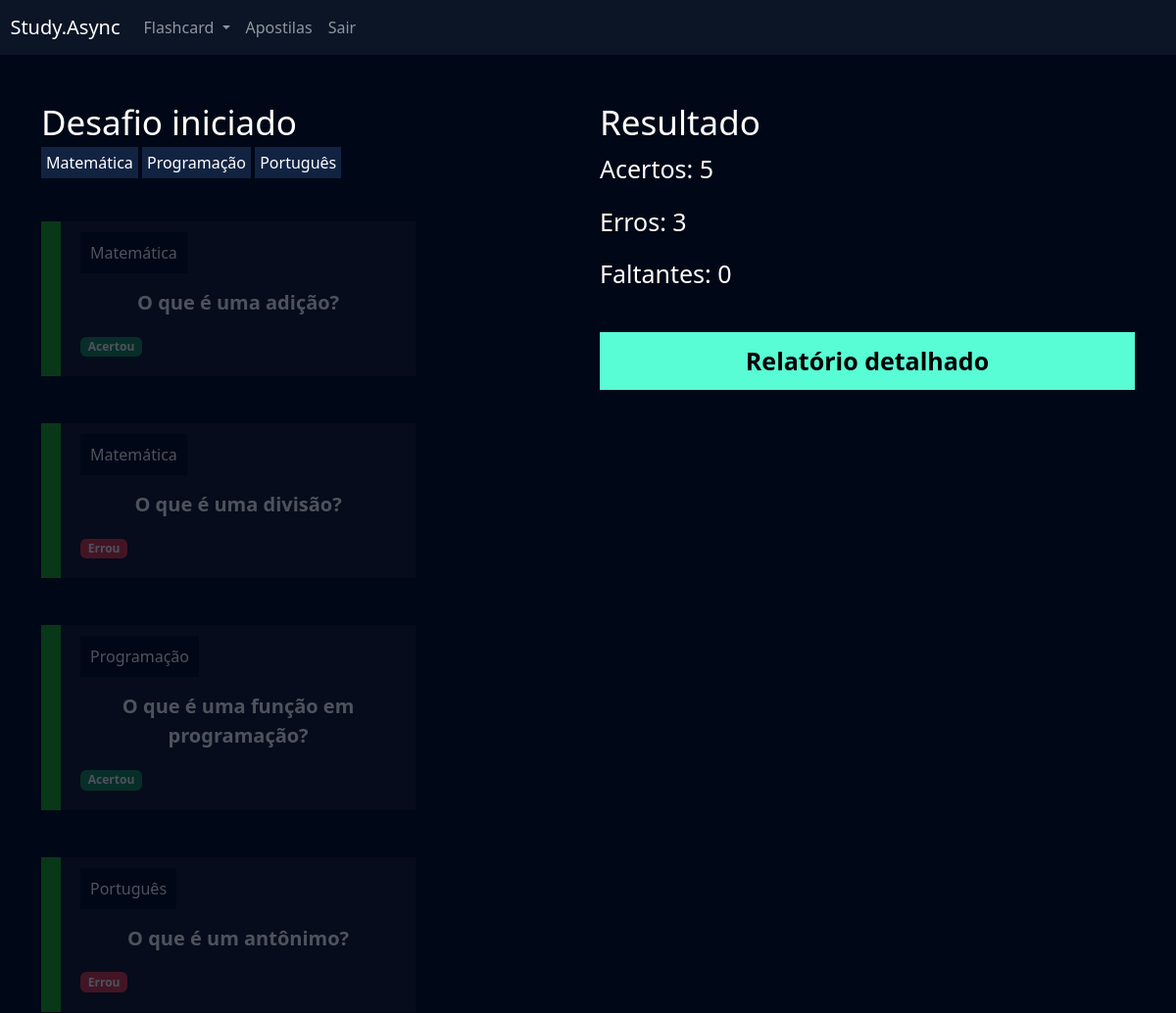
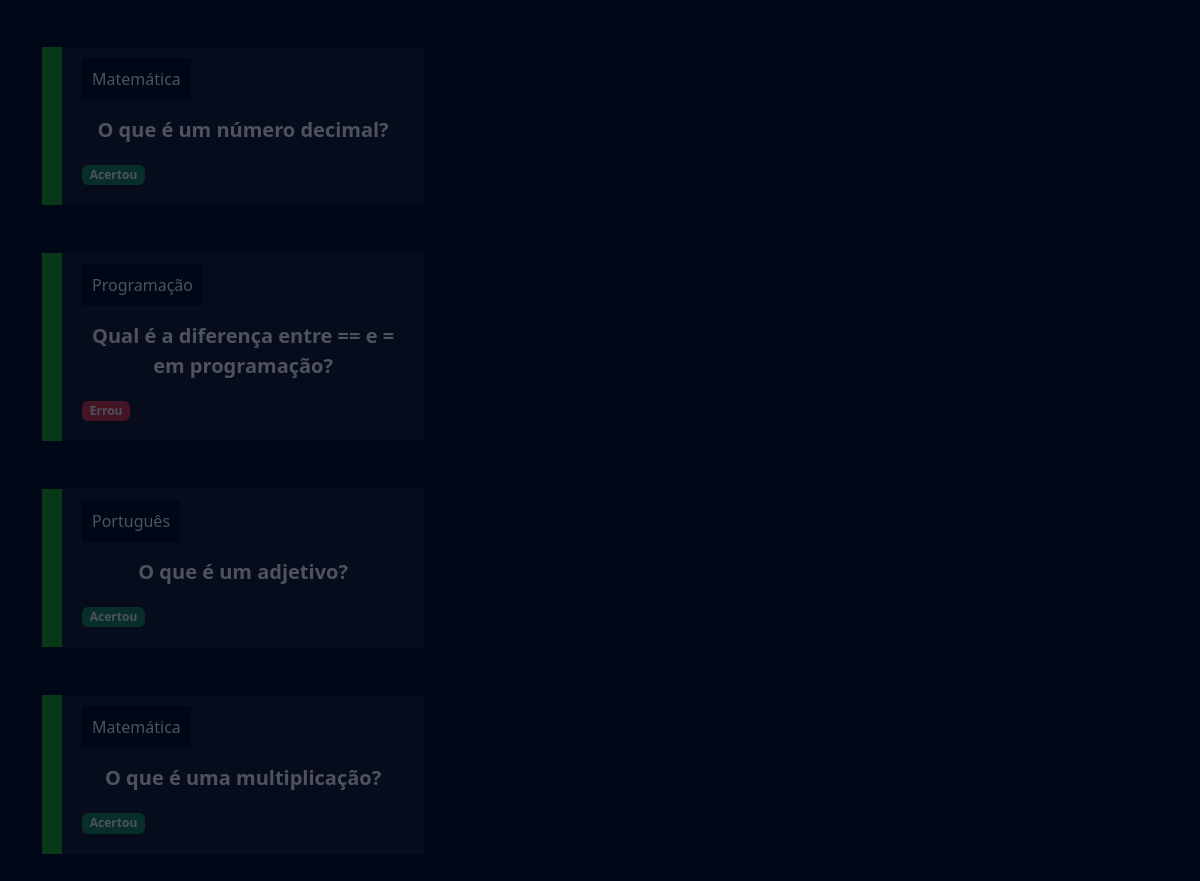
Page /flashcard/desafio/6/ (signed in) on the committed database (2 pictures, top to bottom).
### flashcard/models.py (models this page shows, shortened)
class Categoria(models.Model):
    nome = models.CharField(max_length=20)
    def __str__(self):
        return self.nome

class FlashcardDesafio(models.Model):
    flashcard = models.ForeignKey(Flashcard, on_delete=models.DO_NOTHING)
    respondido = models.BooleanField(default=False)
    acertou = models.BooleanField(default=False)

class Flashcard(models.Model):
    DIFICULDADE_CHOICES = (('D', 'Difícil'), ('M', 'Médio'), ('F', 'Fácil'))
    user = models.ForeignKey(User, on_delete=models.DO_NOTHING)
    pergunta = models.CharField(max_length=100)
    resposta = models.TextField()
    categoria = models.ForeignKey(Categoria, on_delete=models.DO_NOTHING)
    dificuldade = models.CharField(max_length=1, choices=DIFICULDADE_CHOICES)
    @property
    def css_dificuldade(self):
        if self.dificuldade == 'F':
            return 'flashcard-facil'
        elif self.dificuldade == 'M':
            return 'flashcard-medio'
        elif self.dificuldade == 'D':
            return 'flashcard-dificil'

### flashcard/views.py (the view)
# urls.py: path('desafio/<int:id>/', views.desafio, name='desafio'),
def desafio(request, id):
    desafio = Desafio.objects.get(id=id)
    if not desafio.user == request.user:
        raise Http404()
    if request.method == 'GET':
        acertos = desafio.flashcards.filter(respondido=True).filter(acertou=True).count()
        erros = desafio.flashcards.filter(respondido=True).filter(acertou=False).count()
        faltantes = desafio.flashcards.filter(respondido=False).count()
        categorias = desafio.categoria.all()
        return render(request,'desafio.html', {'desafio': desafio, 'acertos': acertos, 'erros': erros, 'faltantes': faltantes, 'categorias': categorias})

### flashcard/templates/desafio.html (shortened to what this page needs)
{% extends "base.html" %}
{% load static %}
{% block 'cabecalho' %}
    <link href="{% static 'usuarios/css/cadastro.css' %}" rel="stylesheet">
    <link href="{% static 'flashcard/css/novo_flashcard.css' %}" rel="stylesheet">
    <link href="{% static 'flashcard/css/iniciar_desafio.css' %}" rel="stylesheet">
    <link href="{% static 'flashcard/css/desafio.css' %}" rel="stylesheet">
    <link href='https://unpkg.com/boxicons@2.1.4/css/boxicons.min.css' rel='stylesheet'>
{% endblock 'cabecalho' %}
{% block 'conteudo' %}
    {% include "partials/header.html" %}
    <div class="container">
        <br>
        <br>
        <div class="row">
            <div class="col-md">
                <h3 class="fonte-secundaria" >Desafio iniciado</h3>
                {% for categoria in categorias %}
                    <span class="badge-categoria">{{ categoria.nome }}</span>
                {% endfor %}
                <br>
                <br>
                <br>
                {% for flash in desafio.flashcards.all %}
                    <div class="box-new-flashcard {% if flash.respondido %}op2{% endif %}">
                        <div class="flashcard {{flash.flashcard.css_dificuldade}}">
                            <div class="flashcard-categoria">
                                {{flash.flashcard.categoria}}
                            </div>
                            <br>
                            <br>
                            <div class="flashcard-box-item" onclick="flip_card({{flash.id}})">
                                <p class="flashcard-item">{{flash.flashcard.pergunta}}</p>
                            </div>
                            {% if not flash.respondido %}
                            <div class="responder">
                                <a href="{% url 'responder_flashcard' flash.id %}?acertou=0&desafio_id={{desafio.id}}"><i class='bx bxs-x-square icone-vermelho'></i></a>
                                <a href="{% url 'responder_flashcard' flash.id %}?acertou=1&desafio_id={{desafio.id}}"><i class='bx bxs-check-square icone-verde' ></i></a>
                            </div>
                            {% else %}
                                {% if flash.acertou %}
                                    <span class="badge bg-success">Acertou</span>
                                {% else %}
                                    <span class="badge bg-danger">Errou</span>
                                {% endif%}
                            {% endif %}
                        </div>
                    </div>
                    <br>
                    <br>
                {% endfor %}
            </div>
            <div class="col-md">
                <h3 class="fonte-secundaria">Resultado</h3>
                <p class="fonte-p">Acertos: {{acertos}}</p>
                <p class="fonte-p">Erros: {{erros}}</p>
                <p class="fonte-p">Faltantes: {{faltantes}}</p>
                <br>
                <a class="btn-cadastro btn-desafio" href="{% url 'relatorio' desafio.id %}">Relatório detalhado</a>
            </div>
        </div>
    </div>
{% endblock 'conteudo' %}

### templates/static/geral/css/base.css (style rules this page uses)
:root { --main-color: #0b1526; --dark-color: #000716; --secondary-dark-color: rgb(15, 2, 26); --light-color: #00c1f3; --contrast-color: #f4c96b; --differential-color: #58fcd5; }
body { background-color: var(--dark-color) !important; color: white !important; }

### templates/static/usuarios/css/cadastro.css (style rules this page uses)
* { margin: 0; padding: 0; }
.btn-cadastro { padding: 10px; background-color: #58fcd5; border: none; border: 1px solid #58fcd5; font-size: 18px; font-weight: bold; padding-left: 25px; padding-right: 25px; }

### templates/static/flashcard/css/novo_flashcard.css (style rules this page uses)
.box-new-flashcard { width: 70%; margin: auto; }
.flashcard { background-color: rgba(255, 255, 255, .08); padding: 20px; }
.flashcard-box-item { text-align: center; }
.flashcard p { font-size: 20px; font-weight: bold; cursor: pointer; }
.flashcard-facil { border-left: 20px solid #1DAB1A; }
.flashcard-categoria { background-color: var(--dark-color); display: inline; padding: 10px; }

### templates/static/flashcard/css/iniciar_desafio.css (style rules this page uses)
.fonte-secundaria { font-size: 35px; }

### templates/static/flashcard/css/desafio.css (style rules this page uses)
.badge-categoria { padding: 5px; background-color: #122342; }
.box-new-flashcard { margin: 0; }
.op2 { opacity: .3; }
.fonte-p { font-size: 25px; }
.btn-desafio { width: 100% !important; color: black; text-decoration: none; display: block; text-align: center; font-size: 25px; }

### rows in the picture
Categoria: nome "Matemática"
Categoria: nome "Programação"
Categoria: nome "Português"
FlashcardDesafio: flashcard.categoria "Matemática", flashcard.pergunta "O que é uma adição?", respondido "Acertou"
FlashcardDesafio: flashcard.categoria "Matemática", flashcard.pergunta "O que é uma divisão?", respondido "Errou"
FlashcardDesafio: flashcard.categoria "Programação", flashcard.pergunta "O que é uma função em programação?", respondido "Acertou"
FlashcardDesafio: flashcard.categoria "Português", flashcard.pergunta "O que é um antônimo?", respondido "Errou"
FlashcardDesafio: flashcard.categoria "Matemática", flashcard.pergunta "O que é um número decimal?", respondido "Acertou"
FlashcardDesafio: flashcard.categoria "Programação", flashcard.pergunta "Qual é a diferença entre == e = em programação?", respondido "Errou"
FlashcardDesafio: flashcard.categoria "Português", flashcard.pergunta "O que é um adjetivo?", respondido "Acertou"
FlashcardDesafio: flashcard.categoria "Matemática", flashcard.pergunta "O que é uma multiplicação?", respondido "Acertou"

### other values in the picture
{{ acertos }} "5"
{{ erros }} "3"
{{ faltantes }} "0"
